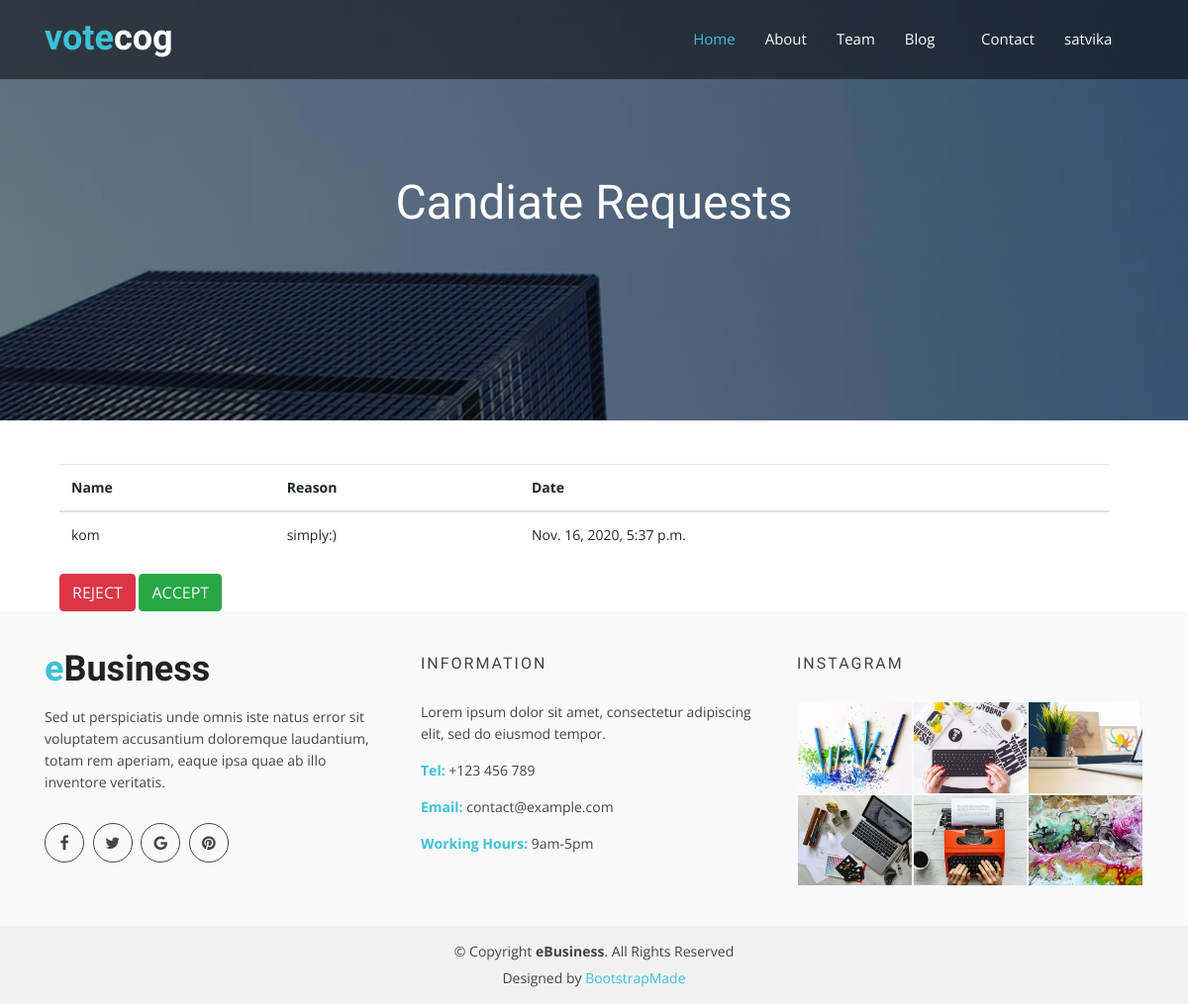
Page /dash/2/ (signed in) on the earlier database version.
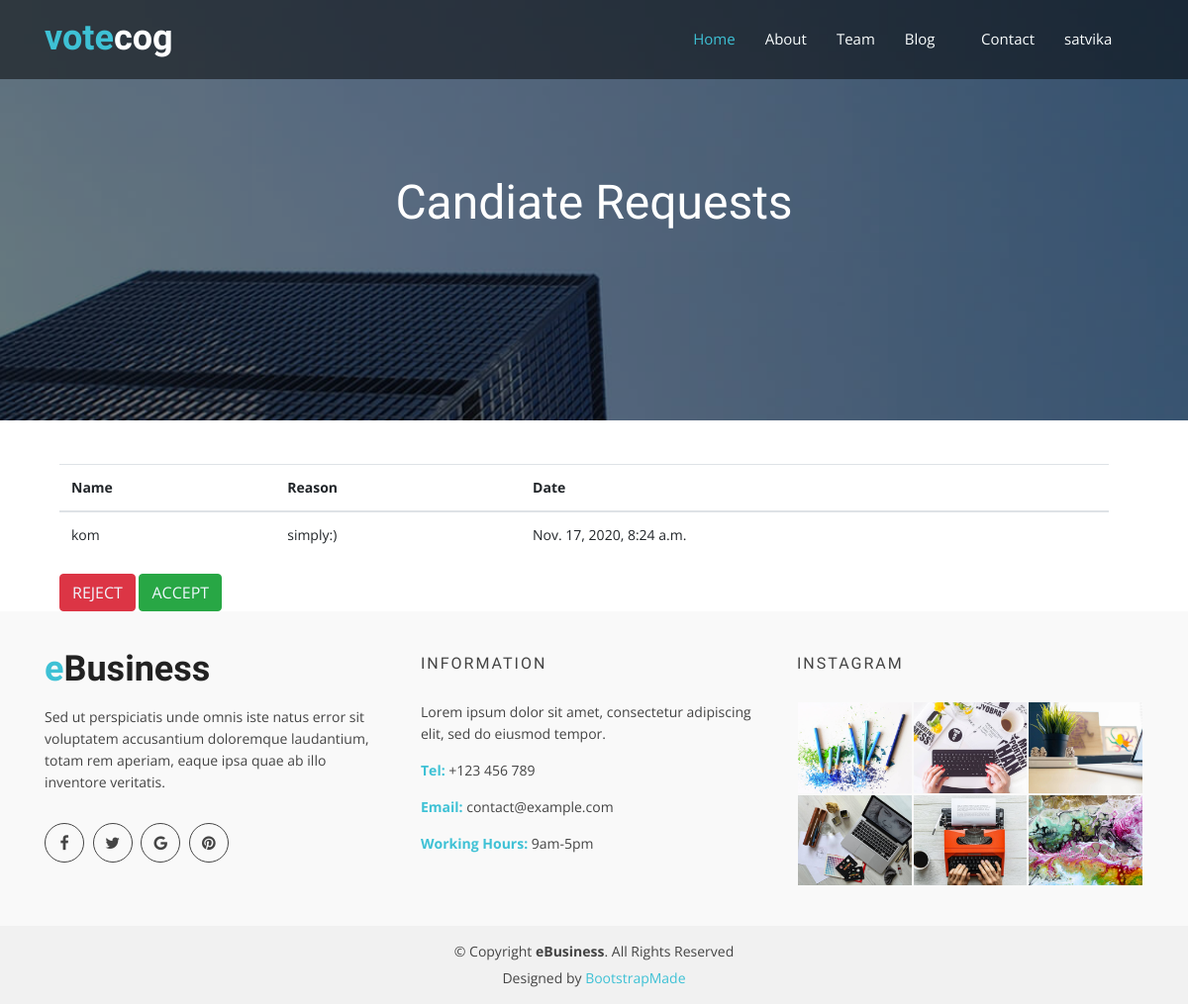
Same page on the later database version.
### accounts/models.py (models this page shows, shortened)
class Account(AbstractBaseUser):
    email = models.EmailField(verbose_name="email", max_length=60, unique=True)
    username = models.CharField(max_length=30, unique=True)
    date_joined = models.DateTimeField(verbose_name='date joined', auto_now_add=True)
    last_login = models.DateTimeField(verbose_name='last login', auto_now=True)
    is_voter = models.BooleanField(default=True)
    is_admin = models.BooleanField(default=False)
    is_staff = models.BooleanField(default=False)
    is_active = models.BooleanField(default=True)
    is_superuser = models.BooleanField(default=False)
    voted = models.CharField(max_length=30, default="no")
    USERNAME_FIELD = 'username'
    REQUIRED_FIELDS = ['email','is_voter']
    objects = MyAccountManager()

class Person(models.Model):
    user = models.ForeignKey(Account,on_delete=models.CASCADE)
    name = models.CharField(max_length=130)
    branch = models.CharField(max_length=8, choices=DEPT_CHOICES, default='cse')
    year = models.CharField(max_length=6, choices=YEAR_CHOICES, default='1st')
    bio = models.TextField(blank=True)
    status= models.CharField(max_length=130,default="pending")
    published_date = models.DateTimeField(default=timezone.now)
    vote=models.IntegerField(default=0)

### accounts/views.py (the view)
# urls.py: url(r'^dash/(?P<pk>[0-9]+)/$', views.sdetails, name='sdetails'),
def sdetails(request, pk):
    form = get_object_or_404(Person, pk=pk)
    return render(request,'accounts/sdetails.html', {'res': form})

### templates/accounts/sdetails.html (shortened to what this page needs)
{% load crispy_forms_tags %}
{% load crispy_forms_tags %}
<!DOCTYPE html>
{% load static %}
<html lang="en">
<head>
  <link href="{% static 'assets/vendor/bootstrap/css/bootstrap.min.css' %}" rel="stylesheet">
  <link href="{% static 'assets/vendor/icofont/icofont.min.css' %}" rel="stylesheet">
  <link href="{% static 'assets/vendor/animate.css/animate.min.css' %}" rel="stylesheet">
  <link href="{% static 'assets/vendor/font-awesome/css/font-awesome.min.css' %}" rel="stylesheet">
  <link href="{% static 'assets/vendor/nivo-slider/css/nivo-slider.css' %}" rel="stylesheet">
  <link href="{% static 'assets/vendor/owl.carousel/assets/owl.carousel.min.css' %}" rel="stylesheet">
  <link href="{% static 'assets/vendor/venobox/venobox.css' %}" rel="stylesheet">
  <link href="{% static 'assets/css/style.css' %}" rel="stylesheet">
</head>
<body data-spy="scroll" data-target="#navbar-example">
  <header id="header" class="fixed-top">
    <div class="container d-flex">
      <div class="logo mr-auto">
        <h1 class="text-light"><a href="#"><span>vote</span>cog</a></h1>
      </div>
      <nav class="nav-menu d-none d-lg-block">
		  {% if user.is_authenticated %}
			<ul>
				<li class="active"><a href="#header">Home</a></li>
				<li><a href="#about">About</a></li>
				<li><a href="#team">Team</a></li>
				{% if user.is_voter == False and user.username != post.author.username %}
					<li class="drop-down"><a href="{% url 'blog:post_list' %}">Blog</a>
                    </li>
                {% endif %}
				<li><a href="#contact">Contact</a></li>
				<li class="drop-down"><a href="">{{user.username}}</a>
				</li>
				</ul>
			{% endif %}
      </nav>
    </div>
  </header>
  <main id="main">
    {% if user.is_admin %}
        <div class="header-bg page-area">
          <div class="home-overly"></div>
          <div class="container">
            <div class="row">
              <div class="col-md-12 col-sm-12 col-xs-12">
                <div class="slider-content text-center">
                  <div class="header-bottom">
                    <div class="layer2 wow zoomIn" data-wow-duration="1s" data-wow-delay=".4s">
                      <h1 class="title2">Candiate Requests </h1>
                    </div>
                  </div>
                </div>
              </div>
            </div>
          </div>
        </div>
        <br><br>
        <div class="container">
          <div class="col-sm-12">
              <div class="span6" style="padding-right:20px; ">
                <table class="table table-hover">
              <thead>
                <tr>
                  <th>Name</th>
                  <th>Reason</th>
                  <th>Date</th>
                </tr>
              </thead>
              <tbody>
                <tr>
                  <td>{{res.name}}</td>
                  <td>{{res.bio}}</td>
                  <td>{{res.published_date}}</td>
                  </tr>
              </tbody>
            </table>
            <a href="cstatus?status=rejected"><button type="button" class="btn btn-danger" style="text-decoration: none !important; color: aliceblue;">REJECT</button></a>
            <a href="cstatus?status=accepted"><button type="button" class="btn btn-success" style="text-decoration: none !important; color: aliceblue;">ACCEPT</button></a>
              </div>
            </div>
          </div>
        {% endif %}
</div></div></div></div></main>
<footer>
  <div class="footer-area">
    <div class="container">
      <div class="row">
        <div class="col-md-4 col-sm-4 col-xs-12">
          <div class="footer-content">
            <div class="footer-head">
              <div class="footer-logo">
                <h2><span>e</span>Business</h2>
              </div>
              <p>Sed ut perspiciatis unde omnis iste natus error sit voluptatem accusantium doloremque laudantium, totam rem aperiam, eaque ipsa quae ab illo inventore veritatis.</p>
              <div class="footer-icons">
                <ul>
                  <li>
                    <a href="#"><i class="fa fa-facebook"></i></a>
                  </li>
                  <li>
                    <a href="#"><i class="fa fa-twitter"></i></a>
                  </li>
                  <li>
                    <a href="#"><i class="fa fa-google"></i></a>
                  </li>
                  <li>
                    <a href="#"><i class="fa fa-pinterest"></i></a>
                  </li>
                </ul>
              </div>
            </div>
          </div>
        </div>
        <div class="col-md-4 col-sm-4 col-xs-12">
          <div class="footer-content">
            <div class="footer-head">
              <h4>information</h4>
              <p>
                Lorem ipsum dolor sit amet, consectetur adipiscing elit, sed do eiusmod tempor.
              </p>
              <div class="footer-contacts">
                <p><span>Tel:</span> +123 456 789</p>
                <p><span>Email:</span> contact@example.com</p>
                <p><span>Working Hours:</span> 9am-5pm</p>
              </div>
            </div>
          </div>
        </div>
        <div class="col-md-4 col-sm-4 col-xs-12">
          <div class="footer-content">
            <div class="footer-head">
              <h4>Instagram</h4>
              <div class="flicker-img">
                <a href="#"><img src="assets/img/portfolio/1.jpg" alt=""></a>
                <a href="#"><img src="assets/img/portfolio/2.jpg" alt=""></a>
                <a href="#"><img src="assets/img/portfolio/3.jpg" alt=""></a>
                <a href="#"><img src="assets/img/portfolio/4.jpg" alt=""></a>
                <a href="#"><img src="assets/img/portfolio/5.jpg" alt=""></a>
                <a href="#"><img src="assets/img/portfolio/6.jpg" alt=""></a>
              </div>
            </div>
          </div>
        </div>
      </div>
    </div>
  </div>
  <div class="footer-area-bottom">
    <div class="container">
      <div class="row">
        <div class="col-md-12 col-sm-12 col-xs-12">
          <div class="copyright text-center">
            <p>
              &copy; Copyright <strong>eBusiness</strong>. All Rights Reserved
            </p>
          </div>
          <div class="credits">
            Designed by <a href="https://bootstrapmade.com/">BootstrapMade</a>
          </div>
        </div>
      </div>
    </div>
  </div>
</footer>
</body>
</html>

### accounts/static/assets/css/style.css (style rules this page uses)
html, body { height: 100%; }
img { max-width: 100%; height: auto; }
p { margin: 0 0 15px; color: #444; }
h1, h2, h3, h4, h5, h6 { font-family: 'Raleway', sans-serif; margin: 0 0 15px; color: #444; font-weight: 500; }
h1 { font-size: 48px; line-height: 50px; }
h2 { font-size: 38px; line-height: 40px; }
h4 { font-size: 24px; line-height: 26px; }
a { transition: all 0.3s ease 0s; text-decoration: none; }
body { background: #fff none repeat scroll 0 0; color: #444; font-family: 'Open Sans', sans-serif; font-size: 14px; text-align: left; overflow-x: hidden; line-height: 22px; }
ul { list-style: outside none none; margin: 0; padding: 0; }
input, select, textarea, input[type="text"], input[type="date"], input[type="url"], input[type="email"], input[type="password"], input[type="tel"], button, button[type="submit"] { -moz-appearance: none; box-shadow: none !important; }
#header { height: 80px; transition: all 0.5s; z-index: 997; transition: all 0.5s; padding: 20px 0; background: rgba(0, 0, 0, 0.5); }
#header .logo h1 { font-size: 36px; margin: 0; padding: 0; line-height: 1; font-weight: bold; }
#header .logo h1 span { color: #3ec1d5; }
#header .logo h1 a, #header .logo h1 a:hover { color: #fff; text-decoration: none; }
.header-bg { background: url(../img/slider/slider1.jpg); background-repeat: no-repeat; background-size: cover; background-position: top center; }
@media (min-width: 1025px) { .header-bg { background-attachment: fixed; } }
.home-overly { background: rgba(0, 0, 0, 0.5); height: 100%; position: absolute; width: 100%; }
.nav-menu, .nav-menu * { margin: 0; padding: 0; list-style: none; }
.nav-menu > ul > li { position: relative; white-space: nowrap; float: left; }
.nav-menu a { display: block; position: relative; color: #fafefe; padding: 8px 15px 12px 15px; transition: 0.3s; font-size: 15px; }
.nav-menu a:hover, .nav-menu .active > a, .nav-menu li:hover > a { color: #3ec1d5; text-decoration: none; }
.nav-menu .drop-down > a:after { content: "\ea99"; font-family: IcoFont; padding-left: 5px; }
.mobile-nav { position: fixed; top: 55px; right: 15px; bottom: 15px; left: 15px; z-index: 9999; overflow-y: auto; background: #fff; transition: ease-in-out 0.2s; opacity: 0; visibility: hidden; border-radius: 10px; padding: 10px 0; }
.mobile-nav * { margin: 0; padding: 0; list-style: none; }
.mobile-nav a { display: block; position: relative; color: #0d2529; padding: 10px 20px; font-weight: 500; outline: none; }
.mobile-nav a:hover, .mobile-nav .active > a, .mobile-nav li:hover > a { color: #3ec1d5; text-decoration: none; }
.mobile-nav .drop-down > a:after { content: "\ea99"; font-family: IcoFont; padding-left: 10px; position: absolute; right: 15px; }
.mobile-nav .drop-down > a { padding-right: 35px; }
.slider-content { padding: 180px 60px; }
.page-area { position: relative; }
.header-bottom h1, .header-bottom h2 { color: #fff; }
.footer-area { padding: 40px 0; background: #f9f9f9; }
.footer-head p { color: #444; }
.footer-head h4 { color: #444; font-size: 16px; letter-spacing: 2px; padding-bottom: 10px; text-transform: uppercase; }
.footer-logo { padding-bottom: 20px; }
.footer-logo h2 { color: #222; padding: 0; margin: 0; font-size: 36px; font-weight: bold; line-height: 1; }
.footer-logo h2 span { color: #3ec1d5; }
.footer-icons ul li { display: inline-block; }
.footer-icons ul li a { border: 1px solid #444; color: #444; display: block; font-size: 16px; height: 40px; line-height: 38px; margin-right: 5px; text-align: center; width: 40px; border-radius: 50%; }
.flicker-img > a { float: left; padding: 1px; width: 33.33%; }
.footer-icons { margin-top: 30px; }
.footer-contacts p span { color: #3EC1D5; font-weight: 700; }
.footer-content { display: block; overflow: hidden; }
.footer-area-bottom { background: #f1f1f1 none repeat scroll 0 0; padding: 15px 0; }
.copyright > p { margin-bottom: 0; color: #444; }
.copyright a, .credits a { color: #3EC1D5; }
.credits { padding-top: 5px; text-align: center; }

Differences in the rows shown:
changed Person "kom": published_date "Nov. 16, 2020, 5:37 p.m." → "Nov. 17, 2020, 8:24 a.m."
